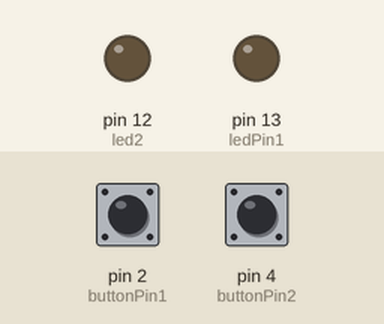
Simulated run of this sketch. Board: Arduino Uno, built with avr-gcc and run on an emulated ATmega328P. Shown: output pins drawn as LEDs (lit = HIGH). Inputs (shaded band) come from the test bench; at power-on: pin 2 (buttonPin1) LOW, pin 4 (buttonPin2) LOW.

Above: at 1.2 s.
1.3 s: pin 2 (buttonPin1) pulled HIGH for 1 s
At 1.6 s:
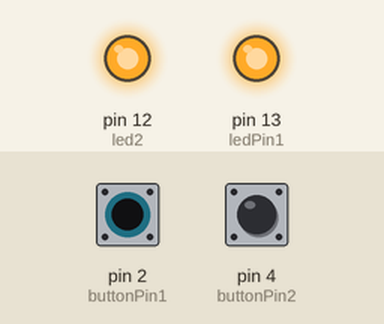
3.8 s: pin 2 (buttonPin1) pulled HIGH for 3.2 s
At 4.8 s:
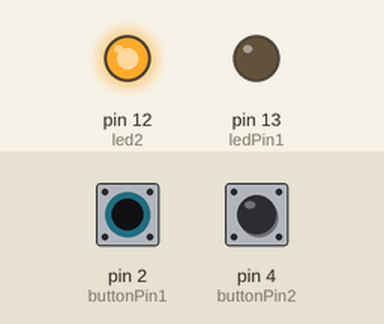
Timing chart, 0 to 8.5 s (numbered marks = the images above; inputs shaded):
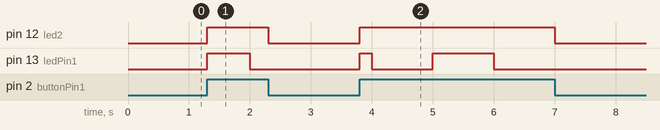

The sketch:

Assignment_1.ino
```cpp
const int ledPin1 = 13;
int led2 = 12;
int buttonPin1 = 2;
int buttonPin2 = 4;
int buttonState1 = 0;
int buttonState2 = 0;
int ledState = LOW;
unsigned long previousMillis = 0;
long interval;

void setup() {
  // put your setup code here, to run once:
  pinMode(ledPin1, OUTPUT);
  pinMode(led2, OUTPUT);
  pinMode(buttonPin1, INPUT);
  pinMode(buttonPin2, INPUT);
}

void loop() {
  // put your main code here, to run repeatedly:
  buttonState1 = digitalRead(buttonPin1);
  buttonState2 = digitalRead(buttonPin2);
  if(buttonState2 == HIGH){
      interval = 100;
    }else{
      interval = 1000;
    }
  unsigned long currentMillis = millis();
  if(currentMillis - previousMillis >= interval){
    previousMillis = currentMillis;
    if(ledState == LOW){
      ledState = HIGH;
    }else{
      ledState = LOW;
    }
  }
  if(buttonState1 == HIGH){
    digitalWrite(led2, HIGH);
    digitalWrite(ledPin1, ledState);
  }else{
    digitalWrite(led2, LOW);
    digitalWrite(ledPin1, LOW);
  }
}
```

Measured:
- after the input at 1.3 s, pin 12 (led2): LOW → HIGH at once, → LOW 1.0 s later; pin 13 (ledPin1): LOW → HIGH at once, → LOW 0.70 s later
- after the input at 3.8 s, pin 12 (led2): LOW → HIGH at once, → LOW 3.2 s later; pin 13 (ledPin1): LOW → HIGH at once, → LOW 0.20 s later, → HIGH 1.0 s later, → LOW 1.0 s later
